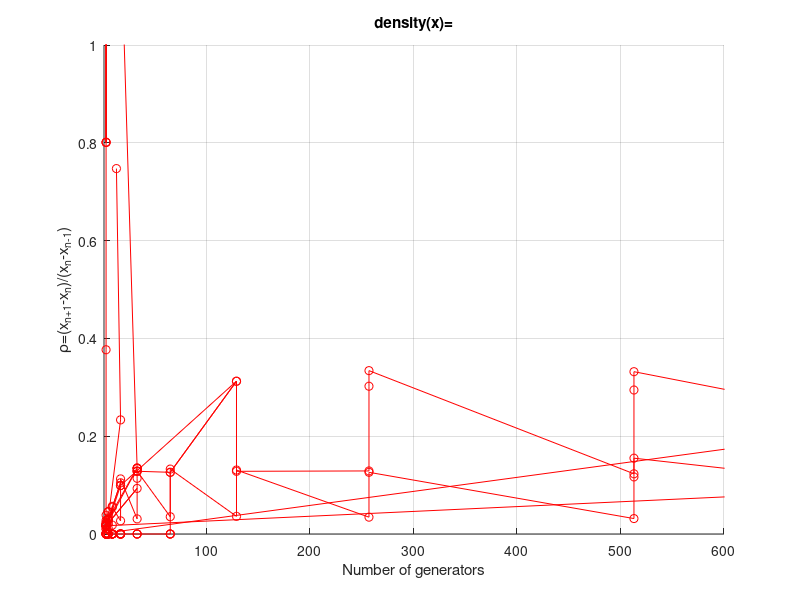

Write MATLAB code to recreate this figure.
function z = rhoRead
global density;

a1 = zeros(5,2);
%a2 = zeros(5,2);

a1 = load('NrhoTableEps.txt'); 
% a2 = load('NrhoTable1.txt');
% a3 = load('NrhoTable1cyc.txt');
% a4 = load('rhoSimple.txt');

sort(a1,1)

figure;
hold on;
grid on;
axis([1 600 0 1])
xlabel('Number of generators');
%ylabel('\rho=((x_{n+1}-x_{n})/(x_{1}-x_{0}))^{1/n}');
%ylabel('\rho=(e_{n}/e_{0})^{1/n}');
ylabel('\rho=(x_{n+1}-x_{n})/(x_{n}-x_{n-1})');

plot(a1(:,1),a1(:,2),'ro-');%,a2(:,1),a2(:,2),'ko-',a3(:,1),a3(:,2),'go-',a4(:,1),a4(:,2),'bo-');
%legend('MG C=5 rho=1','MG C=5 rho=1+0.1x','MG C=1 rho=1+0.1x','Gauss-Seidel');
%legend('GSmgPart','GS');
title(['density(x)=',density]);